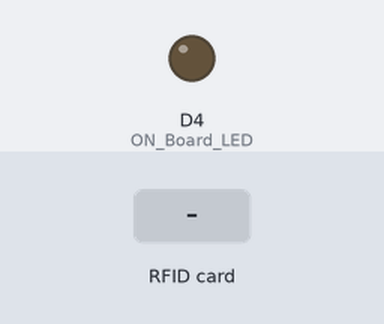
Bench run of a sketch on a simulated ESP8266 (NodeMCU). Shown: output pins drawn as LEDs (lit = HIGH). Inputs (shaded band) come from the test bench. WiFi joins after 1.5 s; servers stay silent unless stated; uploads are accepted with an empty reply; pins used as bus, display or sensor lines are not drawn; what the sketch prints to the serial monitor is not drawn.

Above: at 0.0 s.
At 3.2 s:
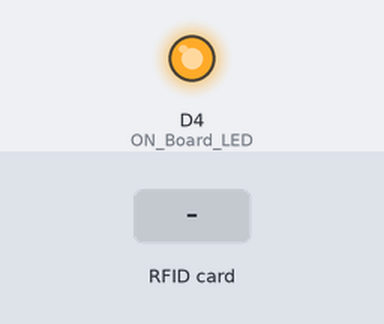
3.3 s: RFID card 5E 7A 19 C4 held to the reader
Timing chart, 0 to 6.3 s (numbered marks = the images above; inputs shaded):
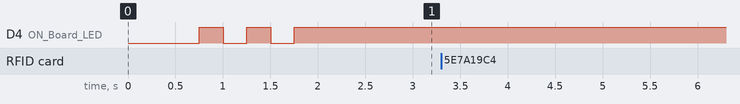

Measured:
- after the input at 3.3 s, every drawn part: stays the same

The sketch:

Attendance_using_RFID_and_ESP8266.ino
```cpp
#include <ESP8266WiFi.h>
#include <WiFiClientSecure.h>
#include <SPI.h>
#include <MFRC522.h>

#define ON_Board_LED 2  //--> Defining an On Board LED, used for indicators when the process of connecting to a wifi router
#define RST_PIN  D3     // Configurable, see typical pin layout above
#define SS_PIN   D4     // Configurable, see typical pin layout above
#define BUZZER   D8     // Configurable, see typical pin layout above
//----------------------------------------SSID and Password of your WiFi router.
const char* ssid = "OnePlus"; //--> Your wifi name or SSID.
const char* password = "pass"; //--> Your wifi password.
//----------------------------------------
MFRC522 mfrc522(SS_PIN, RST_PIN);  // Instance of the class
MFRC522::MIFARE_Key key;
//ESP8266WiFiMulti WiFiMulti;
MFRC522::StatusCode status;

/* Be aware of Sector Trailer Blocks */
int blockNum = 2;

/* Create another array to read data from Block */
/* Legthn of buffer should be 2 Bytes more than the size of Block (16 Bytes) */
byte bufferLen = 18;
byte readBlockData[18];

//----------------------------------------Host & httpsPort
const char* host = "script.google.com";
const int httpsPort = 443;
//----------------------------------------

WiFiClientSecure client; //--> Create a WiFiClientSecure object.

String GAS_ID = "AKfycbwcCV_EwwAgK8WOaGmvlEnaW7i202B3MdmUzMivCVEt0mmy1dQUml8lkgCnXePm9O88kw"; //--> spreadsheet script ID

//============================================================================== void setup
void setup() {
  // put your setup code here, to run once:
  Serial.begin(115200);
  delay(500);
//  digitalWrite(BUZZER,LOW);
  WiFi.begin(ssid, password); //--> Connect to your WiFi router
  Serial.println("");

  pinMode(ON_Board_LED, OUTPUT); //--> On Board LED port Direction output
  digitalWrite(ON_Board_LED, HIGH); //--> Turn off Led On Board

  //----------------------------------------Wait for connection
  Serial.print("Connecting");
  while (WiFi.status() != WL_CONNECTED) {
    Serial.print(".");
    //----------------------------------------Make the On Board Flashing LED on the process of connecting to the wifi router.
    digitalWrite(ON_Board_LED, LOW);
    delay(250);
    digitalWrite(ON_Board_LED, HIGH);
    delay(250);
    //----------------------------------------
  }
  //----------------------------------------
  digitalWrite(ON_Board_LED, HIGH); //--> Turn off the On Board LED when it is connected to the wifi router.
  //----------------------------------------If successfully connected to the wifi router, the IP Address that will be visited is displayed in the serial monitor
  Serial.println("");
  Serial.print("Successfully connected to : ");
  Serial.println(ssid);
  Serial.print("IP address: ");
  Serial.println(WiFi.localIP());
  Serial.println();
  //----------------------------------------
  SPI.begin();
  client.setInsecure();
}
//==============================================================================
//============================================================================== void loop
void loop() {
  mfrc522.PCD_Init();
  /* Look for new cards */
  /* Reset the loop if no new card is present on RC522 Reader */
  if ( ! mfrc522.PICC_IsNewCardPresent())
  {
    return;
  }
  /* Select one of the cards */
  if ( ! mfrc522.PICC_ReadCardSerial())
  {
    return;
  }
  /* Read data from the same block */
  Serial.println();
  Serial.println(F("Reading last data from RFID..."));
  ReadDataFromBlock(blockNum, readBlockData);
  /* If you want to print the full memory dump, uncomment the next line */
  //mfrc522.PICC_DumpToSerial(&(mfrc522.uid));

  /* Print the data read from block */
  Serial.println();
  Serial.print(F("Last data in RFID:"));
  Serial.print(blockNum);
//  digitalWrite(D3,HIGH);
//  delay(1000);
  Serial.print(F(" --> "));
  for (int j = 0 ; j < 16 ; j++)
  {
    Serial.write(readBlockData[j]);
  }
  Serial.println(String((char*)readBlockData));

  sendData(); //--> Calls the sendData Subroutine
}
//==============================================================================
//============================================================================== void sendData
// Subroutine for sending data to Google Sheets
void sendData() {
  Serial.println("==========");
  Serial.println("connecting to ");
  Serial.println(host);

  //----------------------------------------Connect to Google host
  if (!client.connect(host, httpsPort)) {
    Serial.println("connection failed");
    return;
  }

//  String Name =  String(nam);

  String url = "/macros/s/" + GAS_ID + "/exec?name=" + String((char*)readBlockData);
  Serial.print("requesting URL: ");
  Serial.println(url);

  client.print(String("GET ") + url + " HTTP/1.1\r\n" +
               "Host: " + host + "\r\n" +
               "User-Agent: BuildFailureDetectorESP8266\r\n" +
               "Connection: close\r\n\r\n");

  Serial.println("request sent");
  //----------------------------------------

  //----------------------------------------Checking whether the data was sent successfully or not
  while (client.connected()) {
    String line = client.readStringUntil('\n');
    if (line == "\r") {
      Serial.println("headers received");
      break;
    }
  }
  String line = client.readStringUntil('\n');
  if (line.startsWith("{\"state\":\"success\"")) {
    digitalWrite(BUZZER,HIGH);
    delay(1000);
    digitalWrite(BUZZER,LOW);
    delay(1000);

    Serial.println("esp8266/Arduino CI successfull!");


  }
//  else {
//    Serial.println("esp8266/Arduino CI has failed");
//  }
  Serial.print("reply was : ");
  Serial.println(line);
  Serial.println("closing connection");
  Serial.println("==========");
  Serial.println();
  //----------------------------------------
}
void ReadDataFromBlock(int blockNum, byte readBlockData[])
{
  /* Prepare the ksy for authentication */
  /* All keys are set to FFFFFFFFFFFFh at chip delivery from the factory */
  for (byte i = 0; i < 6; i++)
  {
    key.keyByte[i] = 0xFF;
  }
  /* Authenticating the desired data block for Read access using Key A */
  status = mfrc522.PCD_Authenticate(MFRC522::PICC_CMD_MF_AUTH_KEY_A, blockNum, &key, &(mfrc522.uid));

  if (status != MFRC522::STATUS_OK)
  {
    Serial.print("Authentication failed for Read: ");
    Serial.println(mfrc522.GetStatusCodeName(status));
    return;
  }
  else
  {
    Serial.println("Authentication success");
  }

  /* Reading data from the Block */
  status = mfrc522.MIFARE_Read(blockNum, readBlockData, &bufferLen);
  if (status != MFRC522::STATUS_OK)
  {
    Serial.print("Reading failed: ");
    Serial.println(mfrc522.GetStatusCodeName(status));
    return;
  }
  else
  {
    Serial.println("Block was read successfully");
  }
}
```
